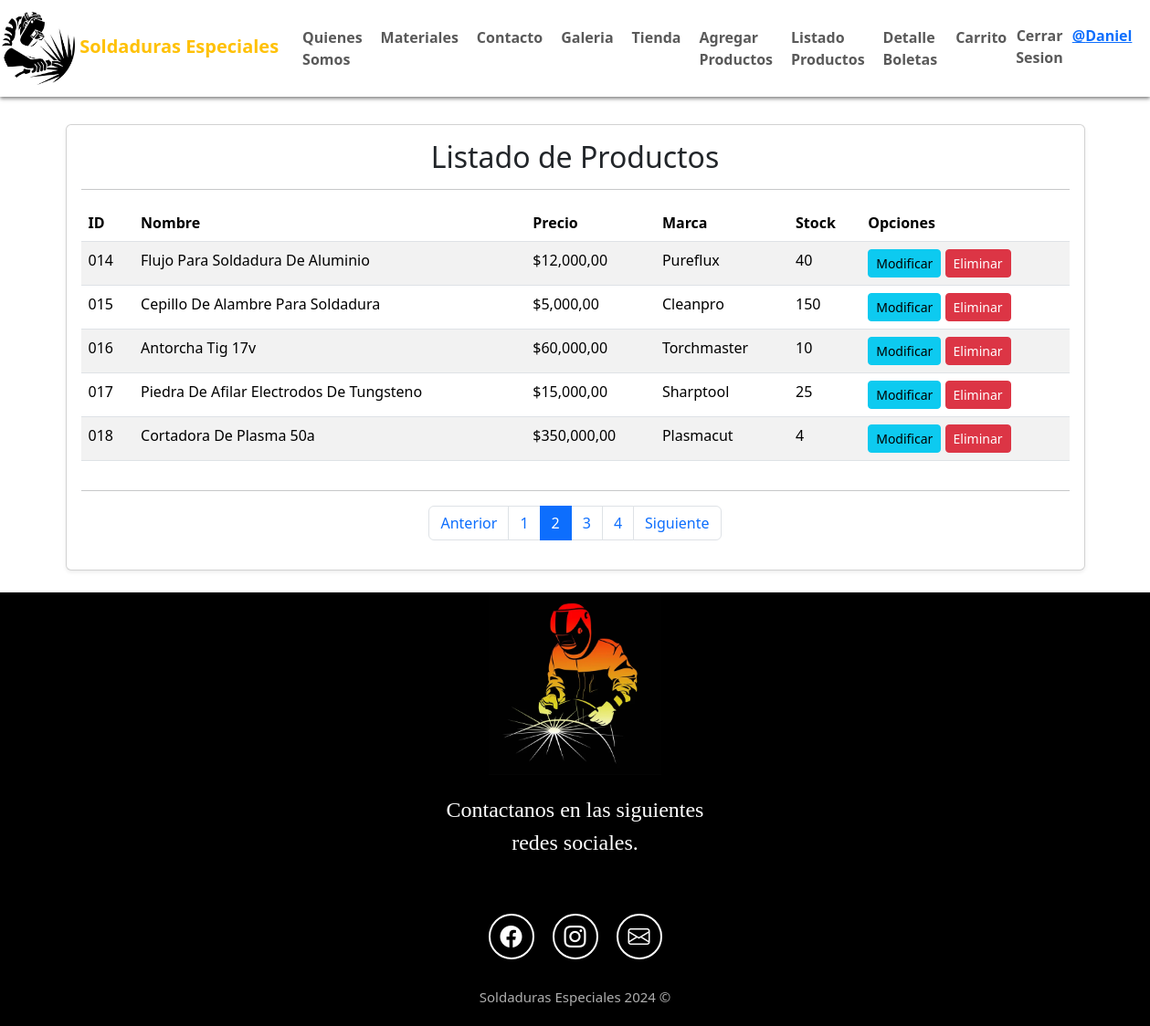
The page /listar-productos/?page=2 (signed in) on the database its author committed.
### myapp/models.py (models this page shows, shortened)
class Producto(models.Model):
    codigo = models.CharField(max_length=100, unique=True)
    nombre = models.CharField(max_length=200)
    descripcion = models.TextField()
    marca = models.ForeignKey(Marca, on_delete=models.PROTECT, null=True, blank=True, default=None)
    imagen = models.ImageField(upload_to='productos', null=True)
    precio = models.IntegerField()
    stock = models.IntegerField()
    categoria = models.CharField(max_length=100)

class Marca(models.Model):
    nombre= models.CharField(max_length=50)
    def __str__(self):
        return self.nombre

### myapp/views.py (the view)
# urls.py: path('listar-productos/', views.listar_productos, name="listar_productos"),
@permission_required('myapp.view_producto')
def listar_productos(request):
    productos = Producto.objects.all().order_by('codigo')
    page = request.GET.get('page', 1)
    try:
        paginator = Paginator(productos, 5)
        productos = paginator.page(page)
    except:
        raise Http404
    data = {
        'entity': productos,
        'paginator': paginator
    }
    return render(request, 'myapp/listar.html', data)

### myapp/templates/myapp/listar.html (shortened to what this page needs)
{% extends 'myapp/base.html' %}
{% block content %}
{% load humanize %}
<div class="container my-4">
    <div class="card shadow-sm">
        <div class="card-body">
            <h2 class="text-center">Listado de Productos</h2>
            <hr>
            <div class="table-responsive">
                <table class="table table-hover table-striped">
                    <thead class="thead-dark">
                        <tr>
                            <th>ID</th>
                            <th>Nombre</th>
                            <th>Precio</th>
                            <th>Marca</th>
                            <th>Stock</th>
                            <th>Opciones</th>
                        </tr>
                    </thead>
                    <tbody>
                        {% for p in entity %}
                        <tr>
                            <td>{{ p.codigo }}</td>
                            <td>{{ p.nombre | title }}</td>
                            <td>${{ p.precio | floatformat:2 | intcomma }}</td>
                            <td>{{ p.marca | title }}</td>
                            <td>{{ p.stock }}</td>
                            <td>
                                {% if perms.app.change_producto %}
                                    <a href="{% url 'modificar_productos' p.id %}" class="btn btn-info btn-sm">Modificar</a>
                                {% endif %}
                                {% if perms.app.delete_producto %}
                                    <a href="#" onclick="eliminarProducto({{ p.id }})" class="btn btn-danger btn-sm">Eliminar</a>
                                {% endif %}
                            </td>
                        </tr>
                        {% endfor %}
                    </tbody>
                </table>
            </div>
            <hr>
            <div>
                {% include 'myapp/paginator.html' %}
            </div>
        </div>
    </div>
</div>
{% endblock %}

### myapp/templates/myapp/base.html (shortened to what this page needs)
{% load static %}
<!DOCTYPE html>
<html lang="en">
<head>
    <link rel="stylesheet" href="{% static 'css/base.css' %}">
    <link href="https://cdn.jsdelivr.net/npm/bootstrap@5.3.3/dist/css/bootstrap.min.css" rel="stylesheet">
    <link rel="stylesheet" href="https://cdn.jsdelivr.net/npm/bootstrap-icons@1.11.3/font/bootstrap-icons.min.css">
</head>
<body>
    <header>
        <nav class="navbar navbar-expand-md navbar-light bg-succes">
            <div class="container-fluid" style="margin-left: -10px">
                <a class="navbar-brand" href="#">
                    <img src="{% static 'img/solda.jpg' %}" width="80px" height="80px">
                    <span class="text-warning">Soldaduras Especiales</span>
                </a>
                <div class="collapse navbar-collapse" id="menu" style="font-size: 1rem;">
                    <ul class="navbar-nav me-auto">
                        <li class="nav-item">
                            <a class="nav-link" href="{% url 'index' %}">Quienes Somos</a>
                        </li>
                        <li class="nav-item">
                            <a class="nav-link" href="{% url 'materiales' %}">Materiales</a>
                        </li>
                        <li class="nav-item">
                            <a class="nav-link" href="{% url 'contacto' %}">Contacto</a>
                        </li>
                        <li class="nav-item">
                            <a class="nav-link" href="{% url 'galeria' %}">Galeria</a>
                        </li>
                        <li class="nav-item">
                            <a class="nav-link" href="{% url 'tienda_productos' %}">Tienda</a>
                        </li>
                        {% if perms.app.add_producto %}
                            <li class="nav-item">
                                <a class="nav-link" href="{% url 'agregar_producto' %}">Agregar Productos</a>
                            </li>
                        {% endif %}
                        {% if perms.app.view_producto %}
                            <li class="nav-item">
                                <a class="nav-link" href="{% url 'listar_productos' %}">Listado Productos</a>
                            </li>
                        {% endif %}
                    </ul>
                    <ul class="navbar-nav ms-auto">
                        {% if user.is_authenticated %}
                            <li class="nav-item">
                                <a class="nav-link" href="{% url 'listar_ventas' %}">Detalle Boletas</a>
                            </li>
                            <li class="nav-item">
                                <a class="nav-link" href="{% url 'ver_carrito' %}">Carrito</a>
                            </li>
                            <li>
                                <form method="post" action="{% url 'logout' %}">
                                    <button type="submit" class="nav-link btn btn-link" style="padding: 0; border: none;">Cerrar Sesion</button>
                                </form>
                            </li>
                            <li>
                                <a href="{% url 'editar_perfil' %}">@{{ user.username }}</a>
                            </li>
                        {% endif %}
                    </ul>
                </div>
            </div>
        </nav>
    </header>
    <main>
        {% block content %}
        {% endblock %}
    </main>
    <footer class="oscuro d-flex flex-column align-items-center justify-content-center">
        <img src="{% static 'img/footer-logo.jpg' %}" class="footer-logo" alt="logo de footer">
        <p class="oscuro footer-texto text-center">Contactanos en las siguientes <br>redes sociales.</p>
        <div class="iconos-redes-sociales d-flex flex-wrap align-items-center justify-content-center">
            <a href="https://www.facebook.com/soldadurasespecialesmaipu" target="_blank" rel="noopener noreferrer">
                <i class="bi bi-facebook"></i>
            </a>
            <a href="https://www.instagram.com/soldadurasespeciales_maipu/" target="_blank" rel="noopener noreferrer">
                <i class="bi bi-instagram"></i>
            </a>
            <a href="mailto:Camilourra.1992@gmail.com" target="_blank" rel="noopener noreferrer">
                <i class="bi bi-envelope"></i>
            </a>
        </div>
        <div class="derechos">Soldaduras Especiales 2024 &#169;</div>
    </footer>
</body>
</html>

### myapp/static/css/base.css (style rules this page uses)
* { box-sizing: border-box; }
nav { position: fixed; width: 100%; box-shadow: 0 2px 4px 0 rgba(0,0,0,.5); margin-bottom: 30px; padding-bottom: 20px; }
body { font-family: 'Franklin Gothic Medium', 'Arial Narrow', Arial, sans-serif; margin: 0; }
h2 { font-size: 2.7em; }
p { font-size: 1.25em; }
ul { list-style: none; }
button { font-size: 1.5em; font-weight: bold; padding: 10px 20px; color: aliceblue; }
.oscuro { color: white; background-color: black; }
header { text-decoration: none; font-weight: bold; font-size: 1rem; }
#menu a { border-radius: 20px; padding: 2px 10px; }
.footer-logo { width: auto; height: 200px; display: flex; flex-wrap: wrap; }
.footer-texto { font-size: 1.5rem; padding: 20px; margin-bottom: 30px; font-family: 'Times New Roman', Times, serif; }
.iconos-redes-sociales a { width: 50px; height: 50px; display: flex; align-items: center; justify-content: center; padding: 2px; margin: 10px; border: 2px solid white; border-radius: 50%; transition: all 0.2s ease-in; }
.iconos-redes-sociales i { color: white; font-size: 1.5rem; transition: all 0.2s ease-in; }
.derechos { font-size: 15px; color: #aeaeae; padding: 20px; }

### rows shown on the page
Producto: codigo "014", nombre "Flujo Para Soldadura De Aluminio", precio "12,000,00", marca "Pureflux", stock "40"
Producto: codigo "015", nombre "Cepillo De Alambre Para Soldadura", precio "5,000,00", marca "Cleanpro", stock "150"
Producto: codigo "016", nombre "Antorcha Tig 17v", precio "60,000,00", marca "Torchmaster", stock "10"
Producto: codigo "017", nombre "Piedra De Afilar Electrodos De Tungsteno", precio "15,000,00", marca "Sharptool", stock "25"
Producto: codigo "018", nombre "Cortadora De Plasma 50a", precio "350,000,00", marca "Plasmacut", stock "4"

### other values the page prints
{{ user.username }} "Daniel"
{{ page }} "1" "2" "3" "4"
